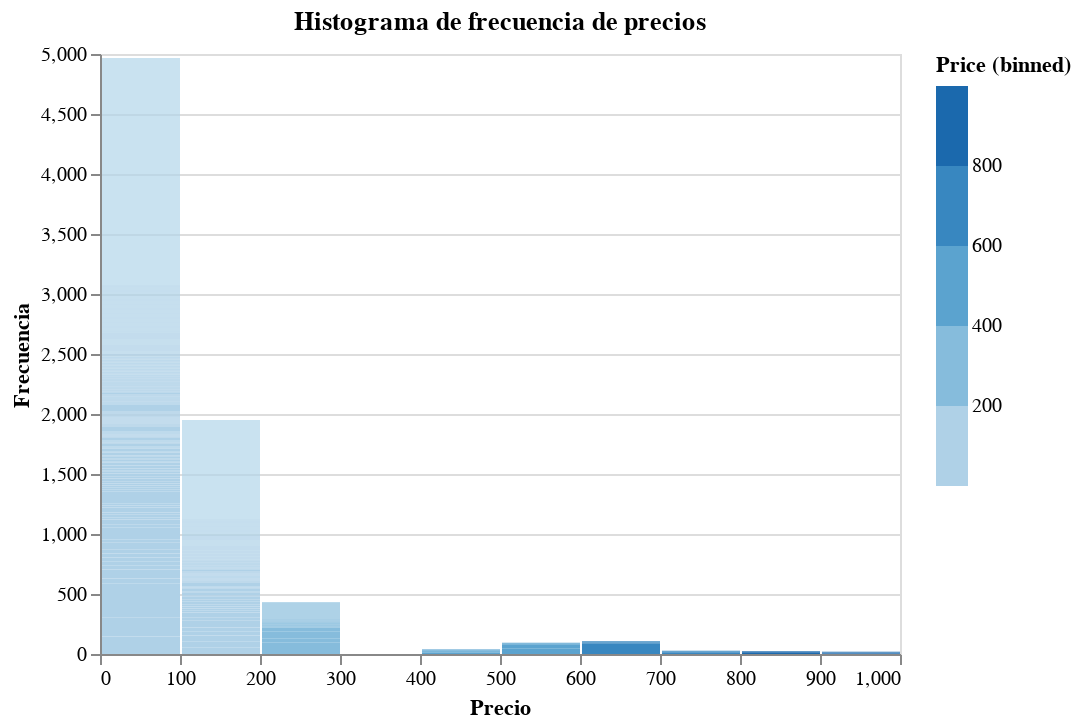

The cell this chart's notebook holds for it:
### Code cell
# price, histogram
alt.Chart(source).mark_bar().encode(
    alt.X('Price', bin=True, title="Precio"),
    alt.Y('Frequency', title="Frecuencia"),
    alt.Color('Price', bin=True),
    tooltip=['Price', 'Frequency']
).properties(title="Histograma de frecuencia de precios")

### Figure 1 — Vega-Lite specification as saved in the notebook (floating-point values rounded to 4 significant figures; data arrays with more than 128 entries replaced by an {"elided": "..."} marker saying what was removed)
{"$schema": "https://vega.github.io/schema/vega-lite/v4.17.0.json", "config": {"view": {"continuousHeight": 300, "continuousWidth": 400}}, "data": {"name": "data-f3f840ea7b5b96d9f02913ef998b5f22"}, "datasets": {"data-f3f840ea7b5b96d9f02913ef998b5f22": {"elided": "2988 records"}}, "encoding": {"color": {"bin": true, "field": "Price", "type": "quantitative"}, "tooltip": [{"field": "Price", "type": "quantitative"}, {"field": "Frequency", "type": "quantitative"}], "x": {"bin": true, "field": "Price", "title": "Precio", "type": "quantitative"}, "y": {"field": "Frequency", "title": "Frecuencia", "type": "quantitative"}}, "mark": "bar", "title": "Histograma de frecuencia de precios"}
